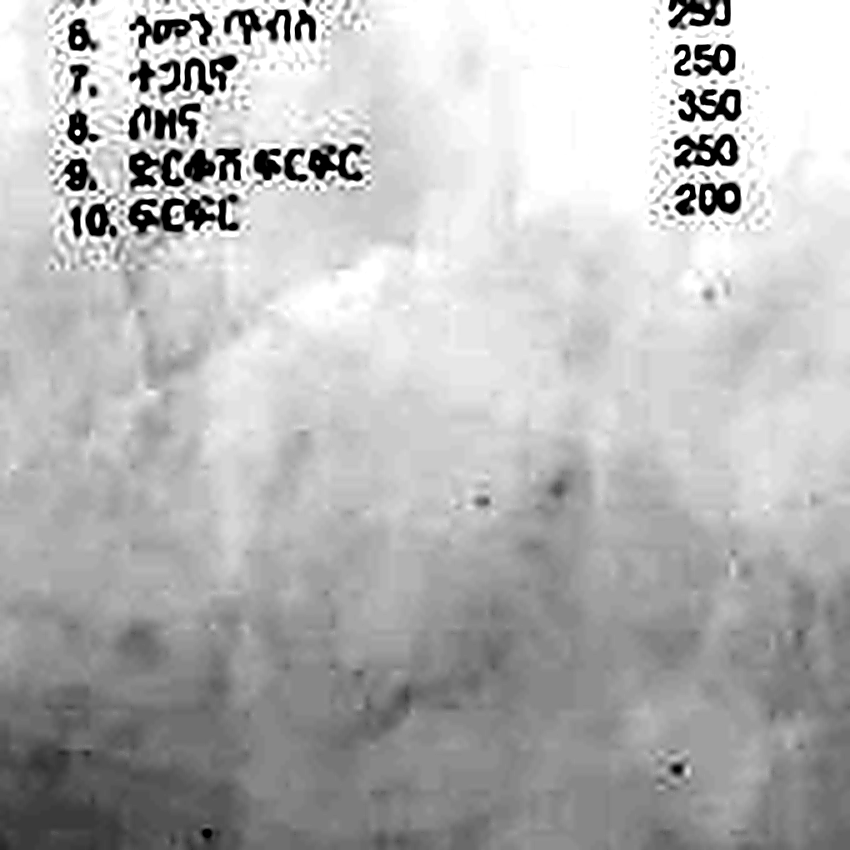
#> input picture menu/work/bot_left.png, 850 x 850 px, given in place of c909daa1-4af5-4d34-996e-83c1e09a315f.png, which was not available
$ python enhance.py
#> lines starting #> are read from the running program, lines starting #| are printed output that depends on the picture
from PIL import Image, ImageEnhance, ImageFilter, ImageOps
src = r"C:\Users\pc\AppData\Roaming\kimi-desktop\message-queue-assets\9144dd8c3982599bb8ae\df34b3647fc4e91cbf61\23ffa7ac3a4cef865970\c909daa1-4af5-4d34-996e-83c1e09a315f.png"
im = Image.open(src).convert("L")
#> im is the input picture: PIL image 850x850 L; min 0, max 255, mean 182
regions = {
 "top_left":  (30, 190, 200, 350),
 "top_right": (190, 190, 360, 350),
 "mid_left":  (30, 355, 200, 520),
 "mid_right": (190, 355, 360, 520),
 "bot_left":  (30, 530, 200, 700),
 "bot_right": (190, 530, 360, 700),
 "title":     (60, 195, 320, 230),
}
for name,(a,b,c,d) in regions.items():
    c1 = im.crop((a,b,c,d))
    c1 = ImageOps.autocontrast(c1, cutoff=1)
    c1 = c1.resize((c1.width*5, c1.height*5), Image.LANCZOS)
    c1 = c1.filter(ImageFilter.UnsharpMask(radius=2, percent=180, threshold=1))
    c1 = ImageEnhance.Contrast(c1).enhance(1.6)
    c1.save(f"work/{name}.png")
#> this loop made 7 passes
#> pass 1, `c1 = im.crop((a,b,c,d))`:
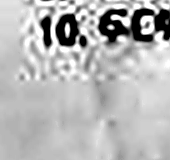
#> c1: PIL image 170x160 L; min 0, max 255, mean 181.7
#> pass 1, `c1 = c1.resize((c1.width*5, c1.height*5), Image.LANCZOS)`:
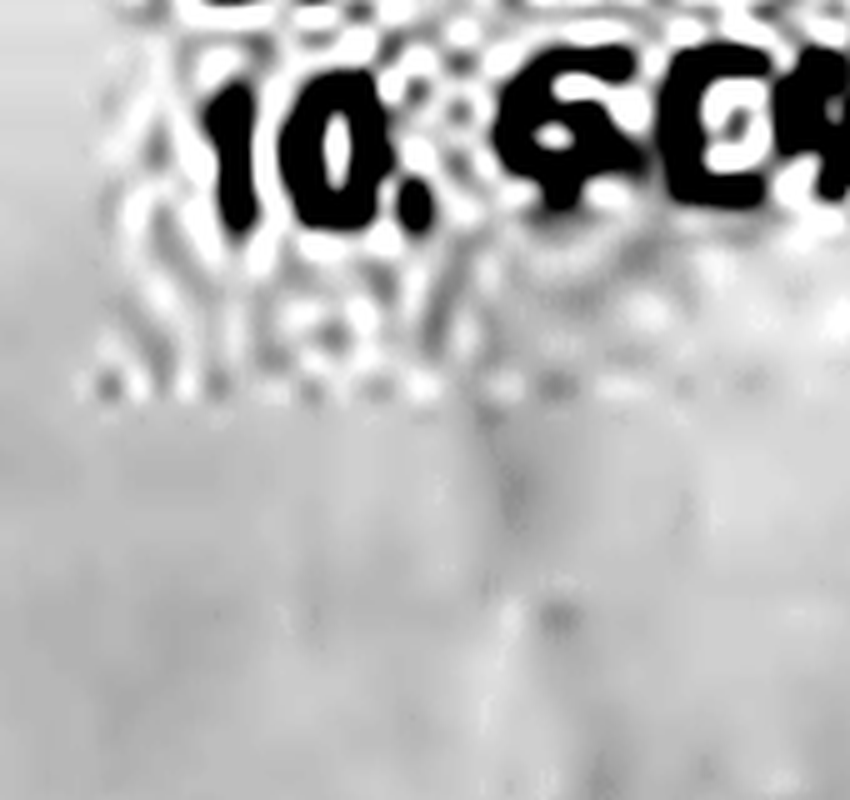
#> c1: PIL image 850x800 L; min 0, max 255, mean 181.7
#> pass 1, `c1 = ImageEnhance.Contrast(c1).enhance(1.6)`:
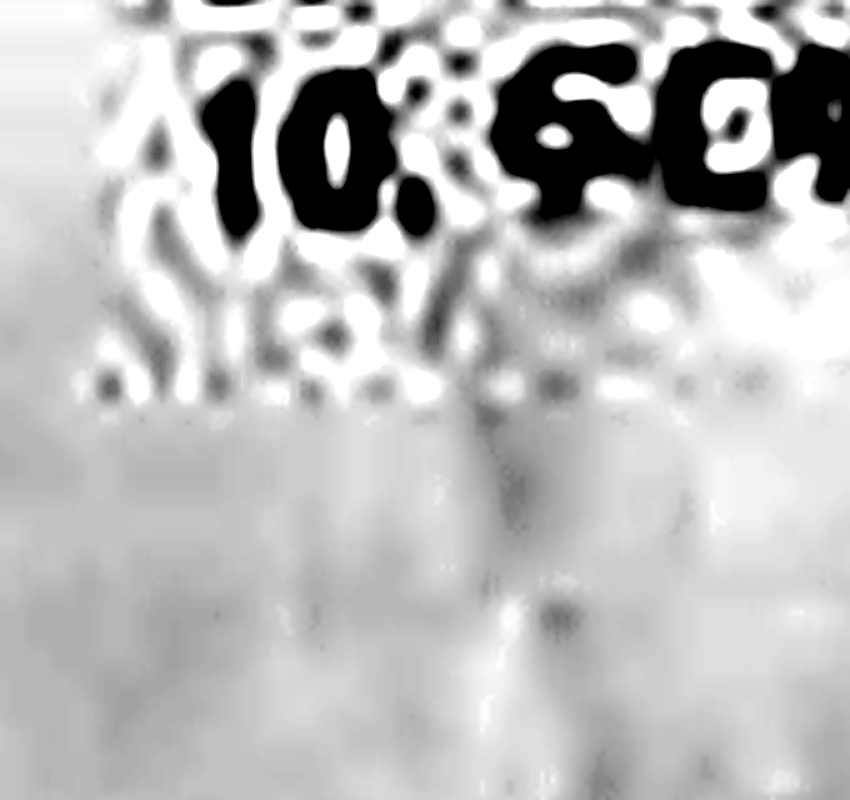
#> c1: PIL image 850x800 L; min 0, max 255, mean 185.8
#> after the loop:
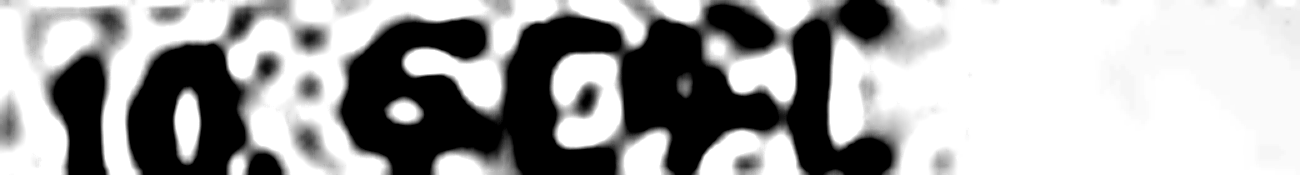
#> c1: PIL image 1300x175 L; min 0, max 255, mean 163.9
print("done")

$ run again, on menu/work/top_right.png
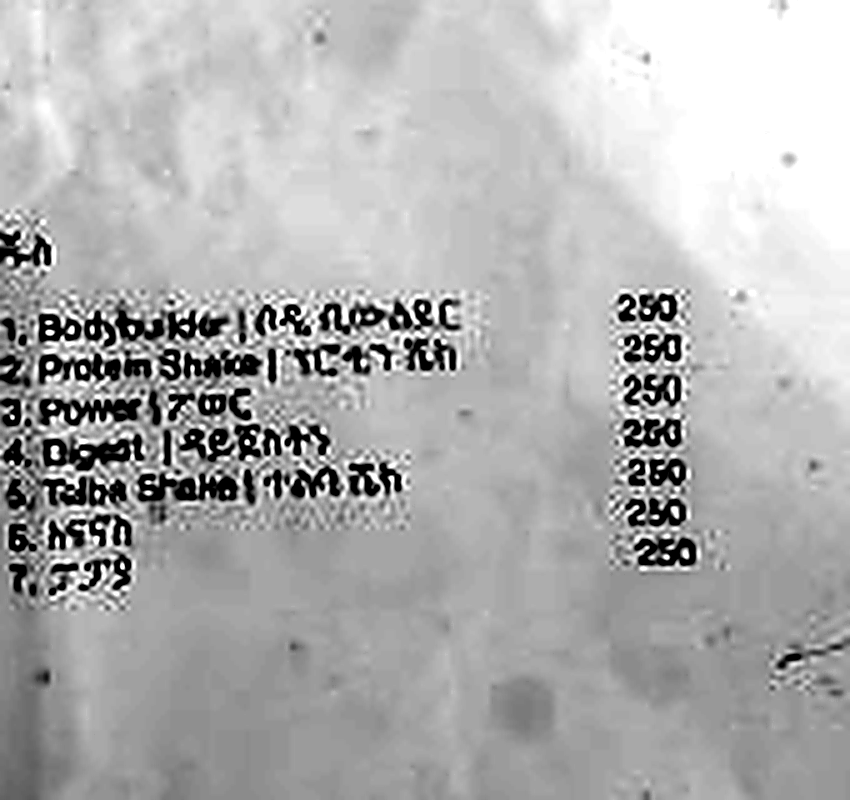
#> input picture menu/work/top_right.png, 850 x 800 px, given in place of c909daa1-4af5-4d34-996e-83c1e09a315f.png, which was not available
#> im is the input picture: PIL image 850x800 L; min 0, max 255, mean 175.4
#> the loop `for name,(a,b,c,d) in regions.items():` made 7 passes
#> pass 1, `c1 = ImageEnhance.Contrast(c1).enhance(1.6)`:
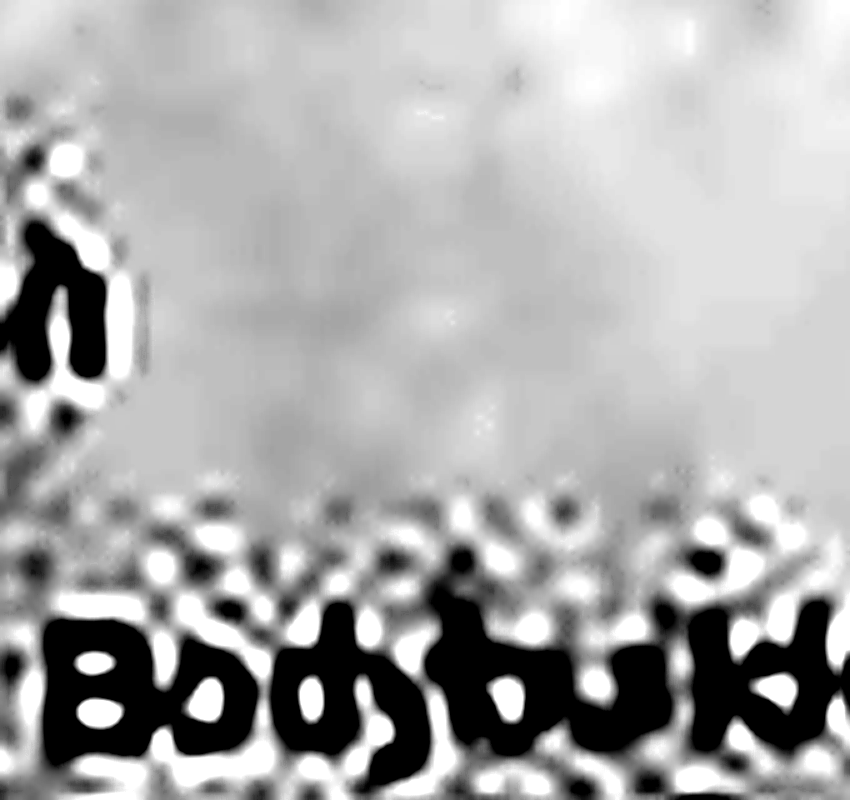
#> c1: PIL image 850x800 L; min 0, max 255, mean 170.7
#> after the loop `for name,(a,b,c,d) in regions.items():`:
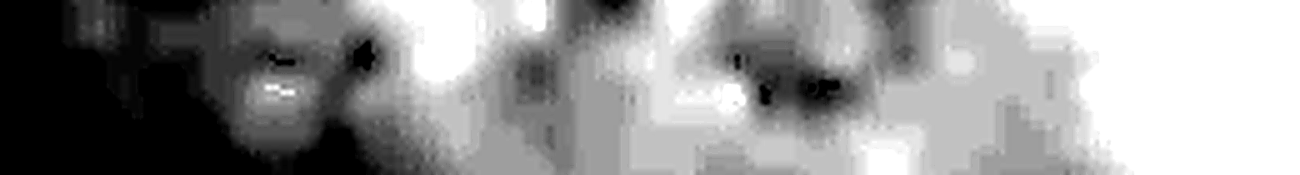
#> c1: PIL image 1300x175 L; min 0, max 255, mean 146.7
